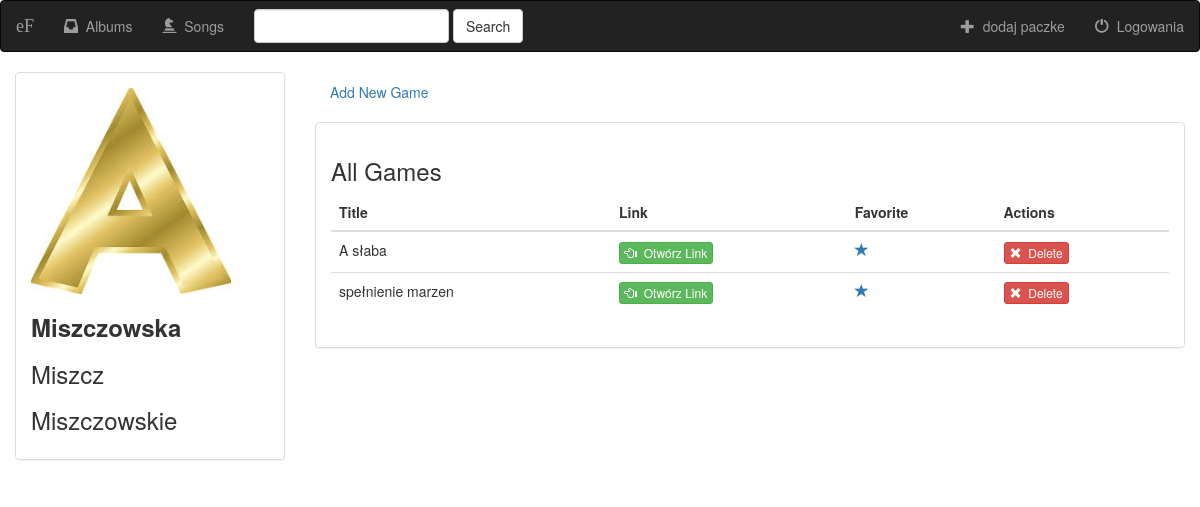
Page /games/2/ on the earlier database version.
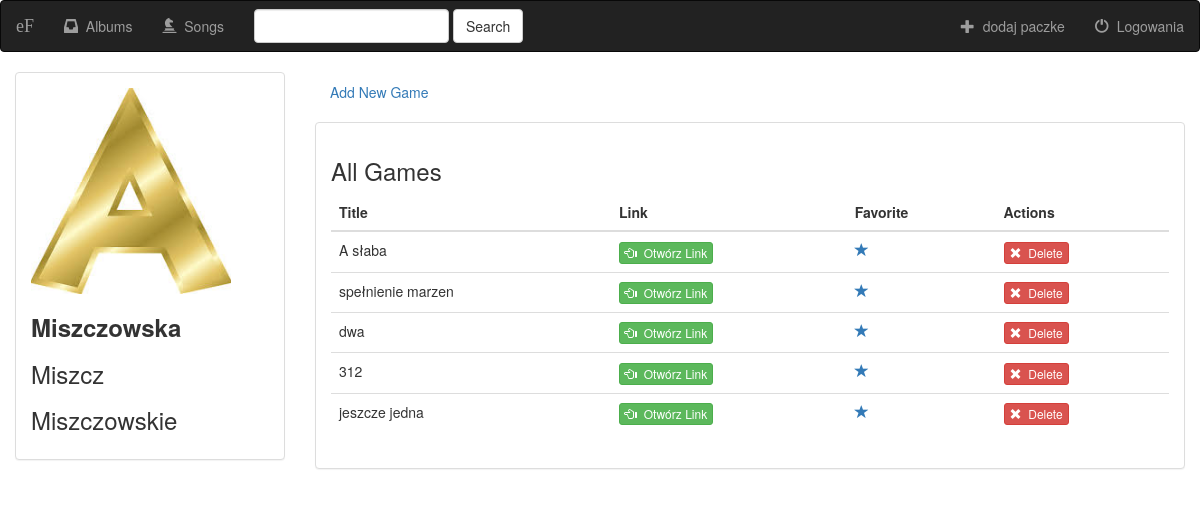
Same page on the later database version.
### games/models.py (models this page shows, shortened)
class Gra(models.Model):
    paczka = models.ForeignKey(PaczkaGier,on_delete=models.CASCADE)
    link_do_pobierania = models.CharField(max_length=200)
    nazwa_gry = models.CharField(max_length=200)
    jest_ulubiona=models.BooleanField(default=False)

### games/views.py (the view)
# urls.py: url(r'^(?P<pk>[0-9]+)/$',views.DetailView.as_view() ,name='detail'),
class DetailView(generic.DetailView):
    model=PaczkaGier
    context_object_name = 'paczka'
    template_name = 'games/detail.html'

### games/templates/games/detail.html (shortened to what this page needs)
{% extends 'games/base.html' %}
{% block body %}
    <div class="container-fluid games-container">
        <div class="row">
            <div class="col-sm-4 col-md-3">
                <div class="panel panel-default">
                    <div class="panel-body">
                        <img src="{{paczka.logo_paczki.url}}"  height="200" width="200" class="img-responsive" >
                        <h3 class="text-reponsive" ><Strong>{{ paczka.nazwa_paczki }}</Strong></h3>
                        <h3>{{ paczka.kreator_paczki }}</h3>
                        <h3>{{ paczka.rodzaj_gier }}</h3>
                    </div>
                </div>
            </div>
            <div class="col-sm-8 col-md-9">
                        <ul class="nav nav-pills" style="margin-bottom: 10px;">
                            <li role="presentation"><a href="{% url 'games:gra-add' %} ">Add New Game</a></li>
                        </ul>
                    <div class="panel panel-default">
                        <div class="panel-body">
                            <h3>All Games</h3>
                            <table class="table">
                                <thead>
                                <tr>
                                    <th>Title</th>
                                    <th>Link</th>
                                    <th>Favorite</th>
                                    <th>Actions</th>
                                </tr>
                                </thead>
                                <tbody>
                                {% for giera in paczka.gra_set.all %}
                                    <tr>
                                        <td>{{ giera.nazwa_gry}}</td>
                                        <td>
                                            <a target="_blank" href="{{ giera.link_do_pobierania }}">
                                                <button type="button" class="btn btn-success btn-xs">
                                                    <span class="glyphicon glyphicon-hand-left"></span>&nbsp; Otwórz Link
                                                </button>
                                            </a>
                                        </td>
                                        <td>
                                            <a href="#" class="btn-favorite"><span class="glyphicon glyphicon-star {% if giera.is_favorite %}active{% endif %}"></span></a>
                                        </td>
                                        <td>
                                            <form action="#" method="post" style="display: inline;">
                                                <button type="submit" class="btn btn-danger btn-xs">
                                                    <span class="glyphicon glyphicon-remove"></span>&nbsp; Delete
                                                </button>
                                            </form>
                                        </td>
                                    </tr>
                                {% endfor %}
                                </tbody>
                            </table>
                        </div>
                    </div>
                </div>
        </div>
    </div>
{%endblock%}

Differences in the rows shown:
added Gra: nazwa_gry "dwa"
added Gra: nazwa_gry "312"
added Gra: nazwa_gry "jeszcze jedna"
